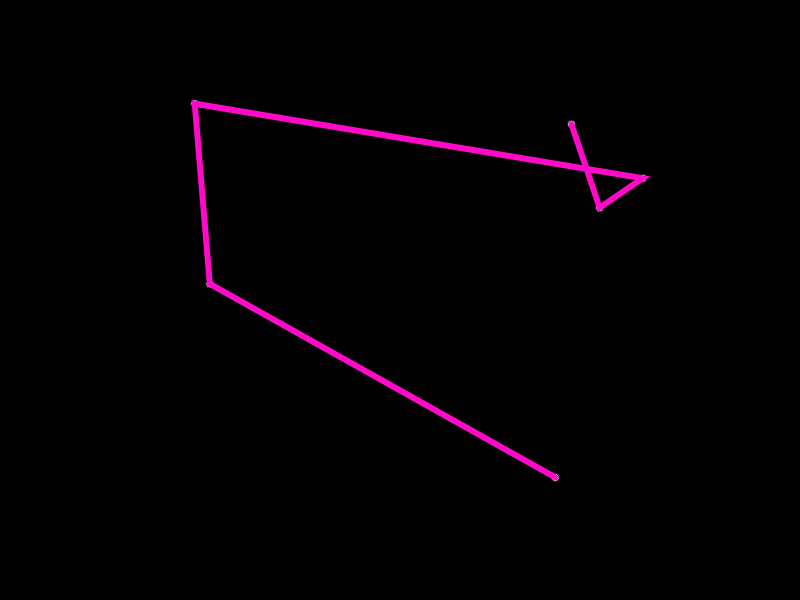
Frame 1 (no input)
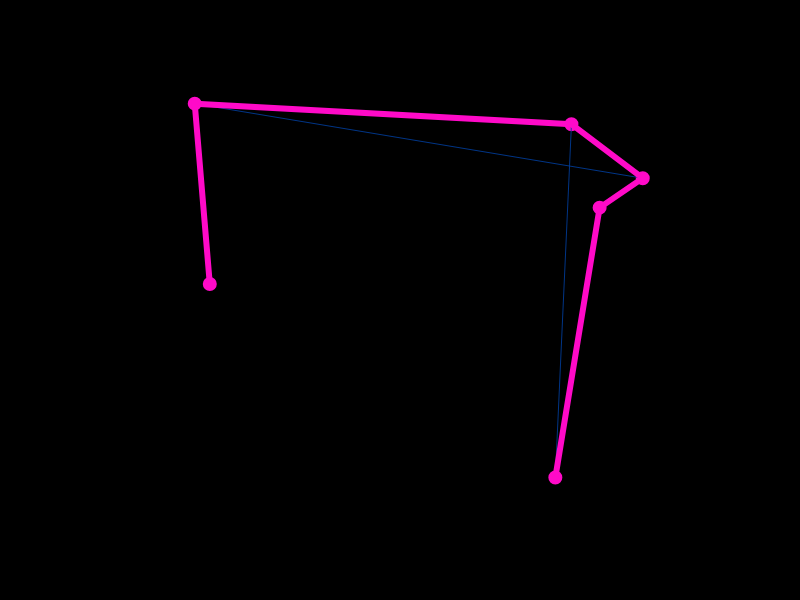
Frame 60 (no input)
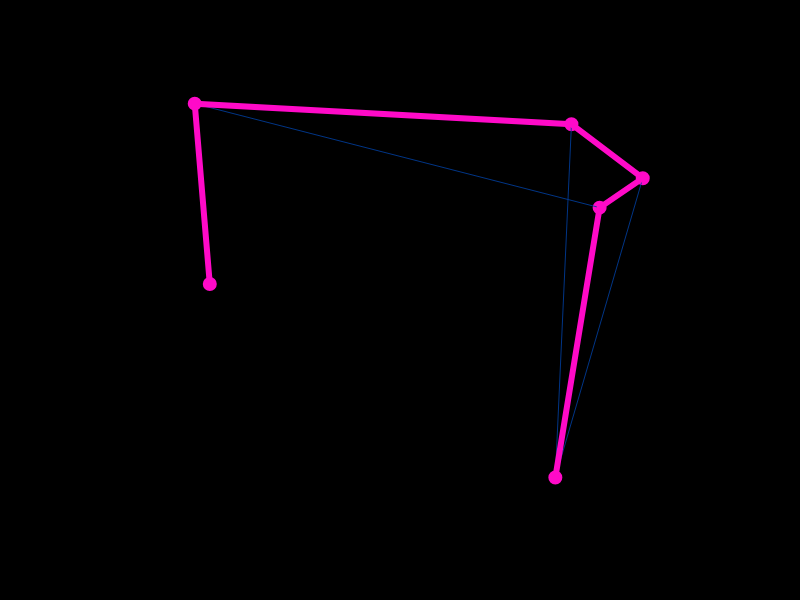
Frame 120 (the mouse pressed at the canvas centre since frame 60)

The p5.js sketch that drew these frames (run headless with seeded random() and noise() and a simulated clock; from frame 60 on, the mouse is pressed at the canvas centre):

// p5.js sketch
// ── sketch.js
var door_oe_death = [];
var doors = 6;
var deaths;
var low_Death;
var inputField;
var updateButton;

function setup() {
  createCanvas(800, 600);

  inputField = createInput();
  inputField.position(10, height + 10);

  updateButton = createButton("Update Doors");
  updateButton.position(inputField.x + inputField.width + 10, height + 10);
  updateButton.mousePressed(updateDoors);

  initializeDoors(doors);
}

function draw() {
  background(0);

  for (var i = 0; i < doors; i++) {
    ellipse(door_oe_death[i].x, door_oe_death[i].y, 8, 8);
  }

  stroke(0, 60, 150);
  strokeWeight(0.9);
  noFill();

  beginShape();
  for (var i = 0; i < doors; i++) {
    vertex(door_oe_death[i].x, door_oe_death[i].y);
  }
  endShape();

  stroke(255, 10, 200);
  strokeWeight(6);
  noFill();

  beginShape();
  for (var i = 0; i < doors; i++) {
    vertex(low_Death[i].x, low_Death[i].y);
  }
  endShape();

  var i = floor(random(door_oe_death.length));
  var j = floor(random(door_oe_death.length));
  swap(door_oe_death, i, j);
  var d = calcDist(door_oe_death);

  if (deaths > d) {
    deaths = d;
    low_Death = door_oe_death.slice();
    console.log(deaths);
  }
}

function initializeDoors(numDoors) {
  doors = numDoors;
  door_oe_death = [];

  for (var i = 0; i < doors; i++) {
    door_oe_death[i] = createVector(random(width), random(height));
  }

  var d = calcDist(door_oe_death);
  deaths = d;
  low_Death = door_oe_death.slice();
}

function swap(a, i, j) {
  var temp = a[i];
  a[i] = a[j];
  a[j] = temp;
}

function calcDist(points) {
  var sum = 0;
  for (var i = 0; i < points.length - 1; i++) {
    var d = dist(points[i].x, points[i].y, points[i + 1].x, points[i + 1].y);
    sum += d;
  }
  return sum;
}

function updateDoors() {
  var newDoors = parseInt(inputField.value());
  if (!isNaN(newDoors)) {
    initializeDoors(newDoors);
  }
}
